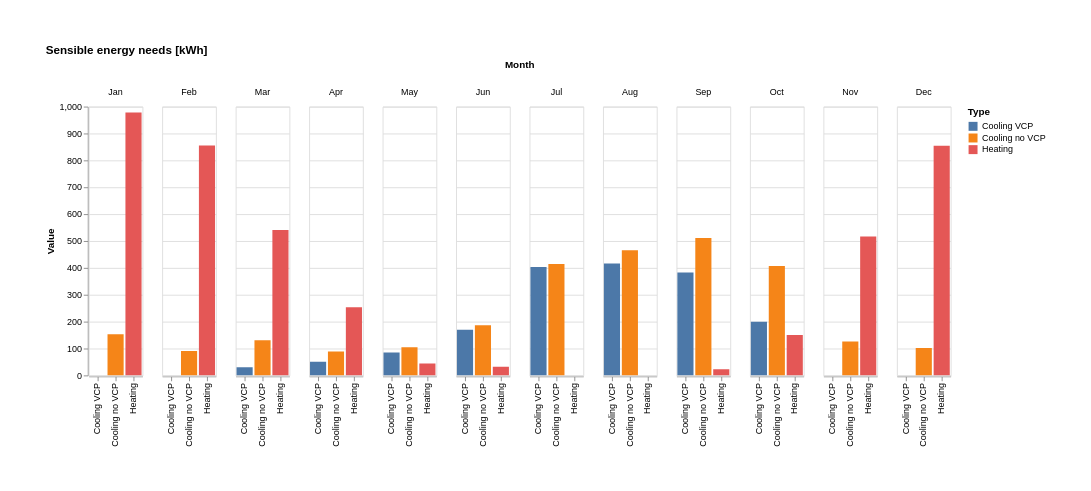

Specify this chart in Vega-Lite:
### Vega-Lite specification from a JSON file in a GitHub repository (floating-point values rounded to 4 significant figures)
{"$schema": "https://vega.github.io/schema/vega-lite/v6.1.0.json", "config": {"view": {"continuousHeight": 300, "continuousWidth": 300}}, "data": {"name": "data-9da275352242b04db3ae3756c9f80851"}, "datasets": {"data-9da275352242b04db3ae3756c9f80851": [{"Month": "Jan", "Type": "Heating", "Value": 978.2}, {"Month": "Feb", "Type": "Heating", "Value": 855.5}, {"Month": "Mar", "Type": "Heating", "Value": 540.7}, {"Month": "Apr", "Type": "Heating", "Value": 253.9}, {"Month": "May", "Type": "Heating", "Value": 44.46}, {"Month": "Jun", "Type": "Heating", "Value": 32.31}, {"Month": "Jul", "Type": "Heating", "Value": 0.0}, {"Month": "Aug", "Type": "Heating", "Value": 0.0}, {"Month": "Sep", "Type": "Heating", "Value": 22.76}, {"Month": "Oct", "Type": "Heating", "Value": 150.0}, {"Month": "Nov", "Type": "Heating", "Value": 516.9}, {"Month": "Dec", "Type": "Heating", "Value": 854.4}, {"Month": "Jan", "Type": "Cooling no VCP", "Value": 152.9}, {"Month": "Feb", "Type": "Cooling no VCP", "Value": 91.02}, {"Month": "Mar", "Type": "Cooling no VCP", "Value": 131.3}, {"Month": "Apr", "Type": "Cooling no VCP", "Value": 88.82}, {"Month": "May", "Type": "Cooling no VCP", "Value": 104.6}, {"Month": "Jun", "Type": "Cooling no VCP", "Value": 186.7}, {"Month": "Jul", "Type": "Cooling no VCP", "Value": 414.3}, {"Month": "Aug", "Type": "Cooling no VCP", "Value": 465.9}, {"Month": "Sep", "Type": "Cooling no VCP", "Value": 511.1}, {"Month": "Oct", "Type": "Cooling no VCP", "Value": 406.8}, {"Month": "Nov", "Type": "Cooling no VCP", "Value": 126.4}, {"Month": "Dec", "Type": "Cooling no VCP", "Value": 102.4}, {"Month": "Jan", "Type": "Cooling VCP", "Value": 3.492e-13}, {"Month": "Feb", "Type": "Cooling VCP", "Value": 3.201e-13}, {"Month": "Mar", "Type": "Cooling VCP", "Value": 30.1}, {"Month": "Apr", "Type": "Cooling VCP", "Value": 50.72}, {"Month": "May", "Type": "Cooling VCP", "Value": 85.46}, {"Month": "Jun", "Type": "Cooling VCP", "Value": 169.8}, {"Month": "Jul", "Type": "Cooling VCP", "Value": 403.5}, {"Month": "Aug", "Type": "Cooling VCP", "Value": 416.2}, {"Month": "Sep", "Type": "Cooling VCP", "Value": 383.0}, {"Month": "Oct", "Type": "Cooling VCP", "Value": 199.4}, {"Month": "Nov", "Type": "Cooling VCP", "Value": 5.53e-13}, {"Month": "Dec", "Type": "Cooling VCP", "Value": 4.075e-13}]}, "encoding": {"color": {"field": "Type", "type": "nominal"}, "column": {"field": "Month", "sort": ["Jan", "Feb", "Mar", "Apr", "May", "Jun", "Jul", "Aug", "Sep", "Oct", "Nov", "Dec"], "type": "nominal"}, "tooltip": [{"field": "Month", "type": "nominal"}, {"field": "Type", "type": "nominal"}, {"field": "Value", "type": "quantitative"}], "x": {"field": "Type", "title": "", "type": "ordinal"}, "y": {"field": "Value", "type": "quantitative"}}, "mark": {"type": "bar"}, "padding": 50, "params": [{"bind": "scales", "name": "param_1e9efca18e7a2868", "select": {"encodings": ["x", "y"], "type": "interval"}}], "title": "Sensible energy needs [kWh]"}
